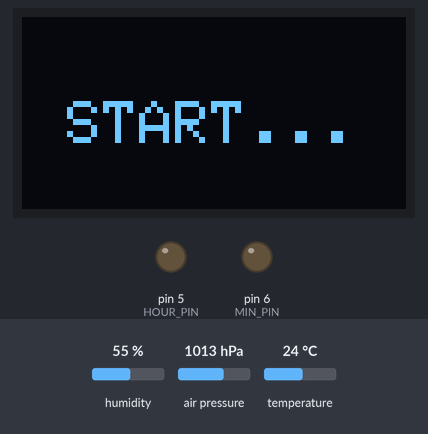
A sketch run on a simulated Arduino Uno, built with avr-gcc and run on an emulated ATmega328P. Parts: 128×64 one-colour display, output pins drawn as LEDs (lit = HIGH). Inputs (shaded band) come from the test bench; at power-on: humidity 55 %, air pressure 1013 hPa, temperature 24 °C. The local clock reads 2024-03-15 10:24:30 at power-on unless the sketch sets it.

Above: at 0.6 s.
At 5.7 s:
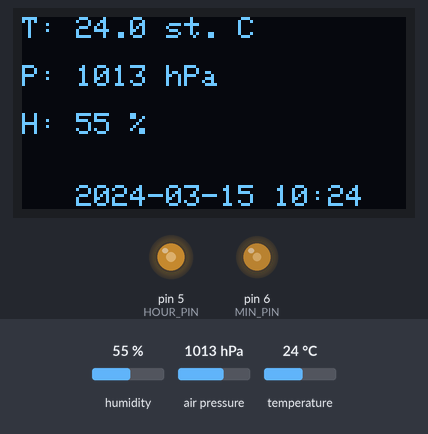
At 30.1 s:
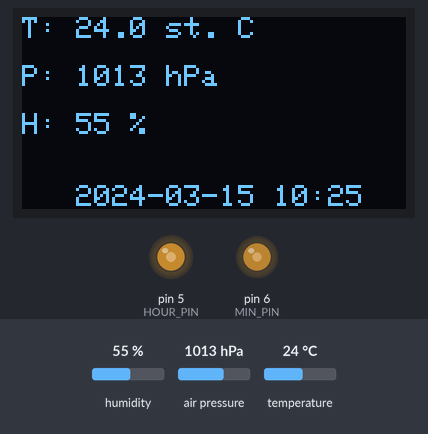
Timing chart, 0 to 31.6 s (numbered marks = the images above):
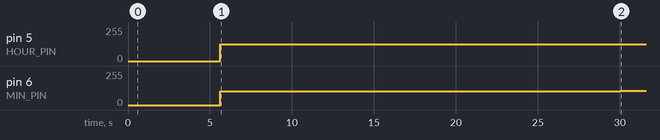

Measured:
- by itself, pin 5 (HOUR_PIN): 0/255 → 127/255 at 5.6 s
- by itself, pin 6 (MIN_PIN): 0/255 → 102/255 at 5.6 s, → 106/255 24.4 s later
- what the display in image 0 shows lasts 5.0 s, from 0.6 s to 5.6 s
- what the display in image 1 shows lasts 24.4 s, from 5.6 s to 30.0 s

The sketch:

ZegarWoltomierze.ino
```cpp
#include <Wire.h>
#include <Adafruit_Sensor.h>
#include <Adafruit_BME280.h>
#include <Adafruit_GFX.h>
#include <Adafruit_SSD1306.h>
#include "RTClib.h"

Adafruit_BME280 bme;
RTC_DS1307 RTC;

#define SCREEN_WIDTH 128
#define SCREEN_HEIGHT 64
Adafruit_SSD1306 display(SCREEN_WIDTH, SCREEN_HEIGHT, &Wire, -1);

const int HOUR_PIN=5;
const int MIN_PIN=6;
DateTime now;
int tempMin = -1;

void setup() {
  pinMode(HOUR_PIN,OUTPUT);
  pinMode(MIN_PIN,OUTPUT);
  bme.begin(0x76);
  bme.setSampling(Adafruit_BME280::MODE_FORCED,
                  Adafruit_BME280::SAMPLING_X1, // temperature
                  Adafruit_BME280::SAMPLING_X1, // pressure
                  Adafruit_BME280::SAMPLING_X1, // humidity
                  Adafruit_BME280::FILTER_OFF);
  Wire.begin();
  RTC.begin();
  RTC.isrunning();
  //RTC.adjust(DateTime(F(__DATE__), F(__TIME__)));
  display.begin(SSD1306_SWITCHCAPVCC, 0x3C);
  delay(500);
  display.clearDisplay();
  display.setTextSize(2);
  display.setTextColor(WHITE);
  display.setCursor(15, 28);
  display.print("START...");
  display.display();
  delay(5000);
  display.clearDisplay();
  display.setCursor(0, 0);
  display.setTextSize(1);
  display.display();
}

void loop()
{
  now = RTC.now();
  if (tempMin != now.minute())
  {
    tempMin = now.minute();
    bme.takeForcedMeasurement();
    display.clearDisplay();
    display.setCursor(0, 0);
    display.print("T: ");
    display.print(bme.readTemperature(), 1.F);
    display.println(" st. C");
    display.println("");
    display.print("P: ");
    display.print(bme.readPressure() / 100.0F, 0.F);
    display.println(" hPa");
    display.println("");
    display.print("H: ");
    display.print(bme.readHumidity(), 0.F);
    display.println(" %");
    display.println("");
    display.println("");
    display.print("   " + now.timestamp().substring(0, 10) + " " + now.timestamp().substring(11, 16));
    display.display();
    analogWrite(HOUR_PIN,map(now.twelveHour(),0,20,0,255));
    analogWrite(MIN_PIN,map(now.minute(),0,60,0,255));
  }
}
```
